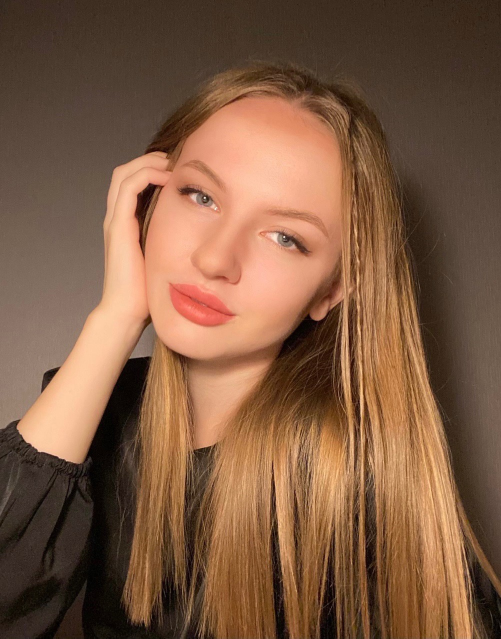
#> input picture src/photos/katya.jpg, 1002 x 1277 px (shown at 1/2 size)
$ python ContourDetection.py
#> lines starting #> are read from the running program, lines starting #| are printed output that depends on the picture; after the words box and inside, x2 and y2 are one past the last pixel; in counts of white or black regions, pixels touching at a corner belong together
import cv2
import numpy as np


img = np.zeros((200, 200), dtype=np.uint8)
img[50:150, 50:150] = 255

ret, thresh = cv2.threshold(img, 127, 255, 0)
contours, hierarchy = cv2.findContours(thresh, cv2.RETR_TREE,
                                       cv2.CHAIN_APPROX_SIMPLE)
cont = list(contours)
print(type(cont))
color = cv2.cvtColor(img, cv2.COLOR_GRAY2BGR)
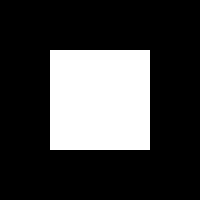
#> color: shape (200, 200, 3); 25% white; 1 white region, box (x1, y1, x2, y2) and area: (50, 50, 150, 150) 10000
img = cv2.drawContours(color, contours, -1, (0,255,0), 2)
cv2.imshow('Cont', color)
cv2.waitKey()
#cv2.destroyAllWindows()

img = cv2.pyrDown(cv2.imread("photos/katya.jpg", cv2.IMREAD_UNCHANGED))
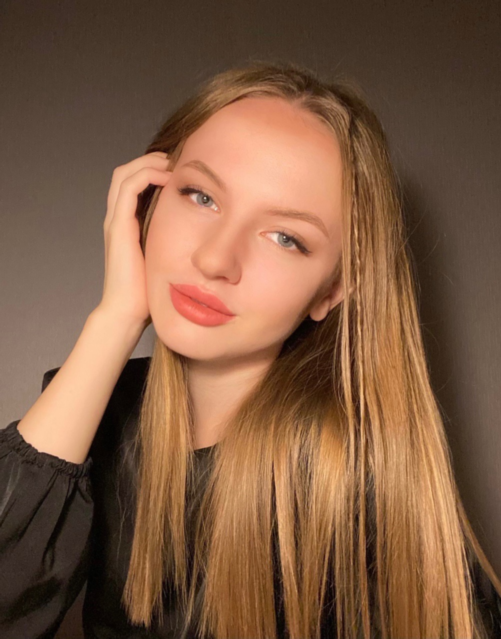
#> img: shape (639, 501, 3); mean B, G, R 66.5, 90.9, 126.9

ret, thresh = cv2.threshold(cv2.cvtColor(img, cv2.COLOR_BGR2GRAY), 127,
                            255, cv2.THRESH_BINARY)
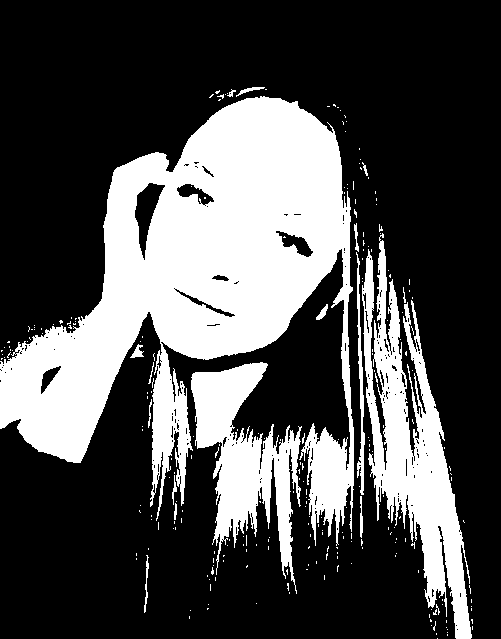
#> thresh: shape (639, 501); 30.2% white; 254 white regions (237 under 20 px)
contours, hier = cv2.findContours(thresh, cv2.RETR_EXTERNAL, cv2.CHAIN_APPROX_SIMPLE)
#> contours = 251 contours, 240 with area under 20; largest, box (x1, y1, x2, y2) and area: (0, 96, 354, 546) 68126, (362, 233, 472, 639) 14994, (191, 362, 302, 594) 9914, (356, 252, 365, 495) 504, (130, 344, 144, 358) 70

img_cont = cv2.drawContours(img, contours, -1, (132, 112, 0), 3)
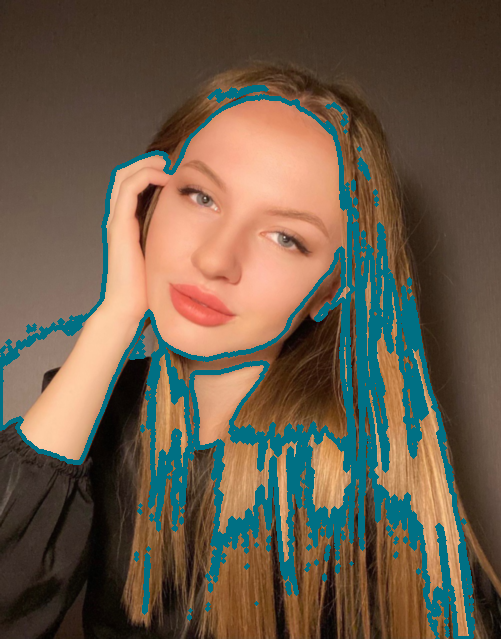
#> img_cont: shape (639, 501, 3); mean B, G, R 73.4, 90.4, 105.8
cv2.imshow("contours1", img_cont)

black = np.zeros_like(img)

for cnt in contours:
    epsilon = 0.01 * cv2.arcLength(cnt, True)
    approx = cv2.approxPolyDP(cnt, epsilon, True)
    hull = cv2.convexHull(cnt)
    cv2.drawContours(black, [cnt], -1, (0, 255, 0), 2)
    cv2.drawContours(black, [approx], -1, (255, 255, 0), 2)
    cv2.drawContours(black, [hull], -1, (0, 0, 255), 2)
    # find bounding box coordinates
    x, y, w, h = cv2.boundingRect(cnt)
    cv2.rectangle(img, (x,y), (x+w, y+h), (0,255,0), 2)
    cv2.imshow("box", img)


    # find minimum area
    rect = cv2.minAreaRect(cnt)
    print(rect, '---rect')
    # calculate coordinates of the minimum area rectangle
    box = cv2.boxPoints(rect)
    print(box, '---box')
    # normalize coordinates to integers
    box = np.int0(box)
    print(box)
    # draw contours
    cv2.drawContours(img, [box], 0, (0,0,255), 3)
    cv2.imshow("box2", img)

    # calculate center and radius of minimum enclosing circle
    (x, y), radius = cv2.minEnclosingCircle(cnt)
    # cast to integers
    center = (int(x), int(y))
    radius = int(radius)
    # draw the circle
    img = cv2.circle(img, center, radius, (0, 255, 0), 2)
    cv2.imshow("Circle", img)
#> this loop made 251 passes
#> (epsilon, w, h, rect, box, radius) on passes 1, 4, 5: (0, 1, 1, ((437, 638), (0, 0), -90), [[437, 638], [437, 638], [437, 638], [437, 638]], 0), (0, 1, 1, ((447, 632), (0, 0), -90), [[447, 632], [447, 632], [447, 632], [447, 632]], 0), (0, 1, 1, ((447, 629), (0, 0), -90), [[447, 629], [447, 629], [447, 629], [447, 629]], 0)
#> (printed output is left out)
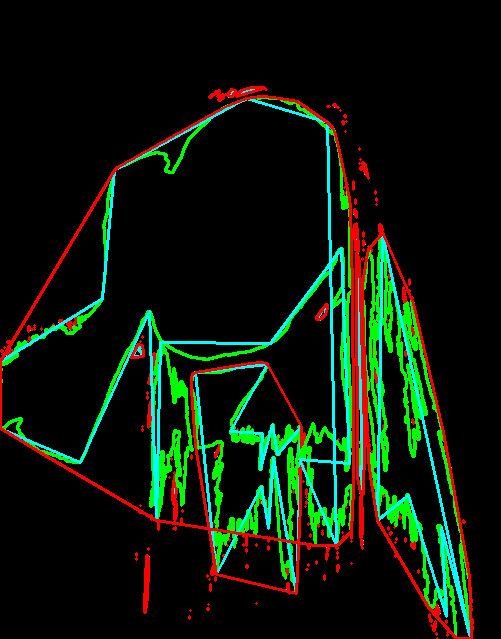
#> black: shape (639, 501, 3); mean B, G, R 9.3, 23.6, 10.7
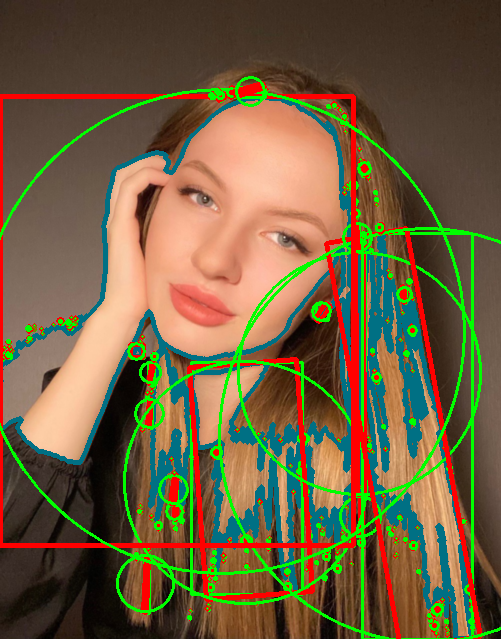
#> img: shape (639, 501, 3); mean B, G, R 63.9, 95.7, 112.1

cv2.imshow("hull", black)

cv2.drawContours(img, contours, -1, (255,0,0), 1)
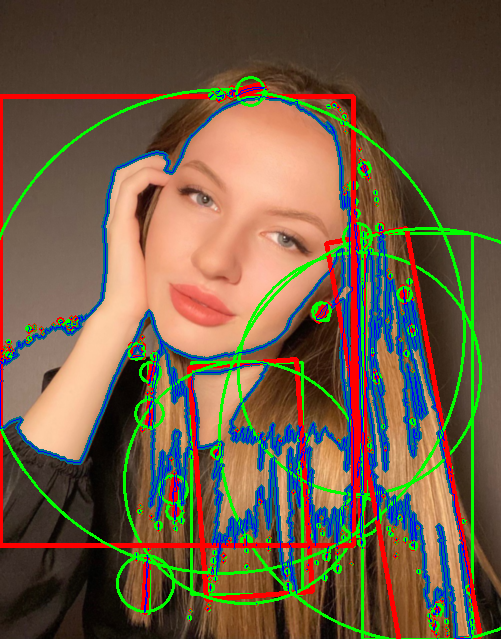
#> img: shape (639, 501, 3); 3.06% of pixels changed, all inside (x1, y1, x2, y2) = (0, 87, 473, 639)
cv2.imshow("contours", img)

cv2.waitKey()
cv2.destroyAllWindows()

$ run again, with src/photos/boys.jpg copied over src/photos/katya.jpg
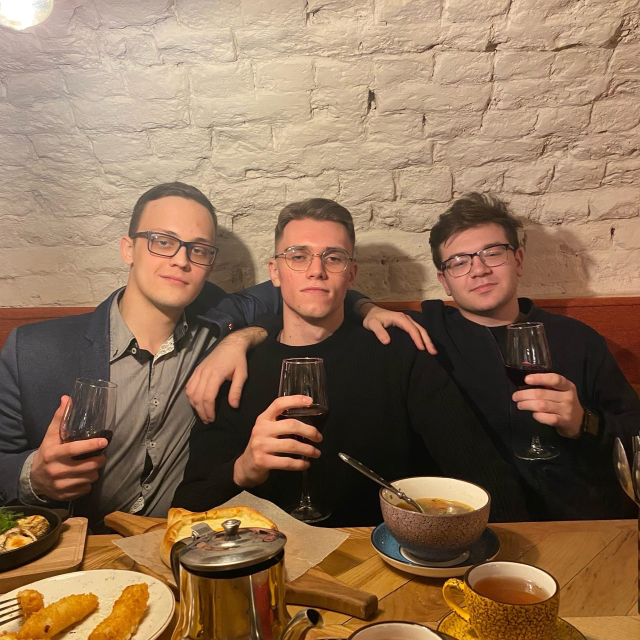
#> input picture src/photos/boys.jpg, 1280 x 1280 px (shown at 1/2 size)
#> color: shape (200, 200, 3); 25% white; 1 white region, box (x1, y1, x2, y2) and area: (50, 50, 150, 150) 10000
#> `ret, thresh = cv2.threshold(cv2.cvtColor(img, cv2.COLOR_BGR2GRAY), 127..`:
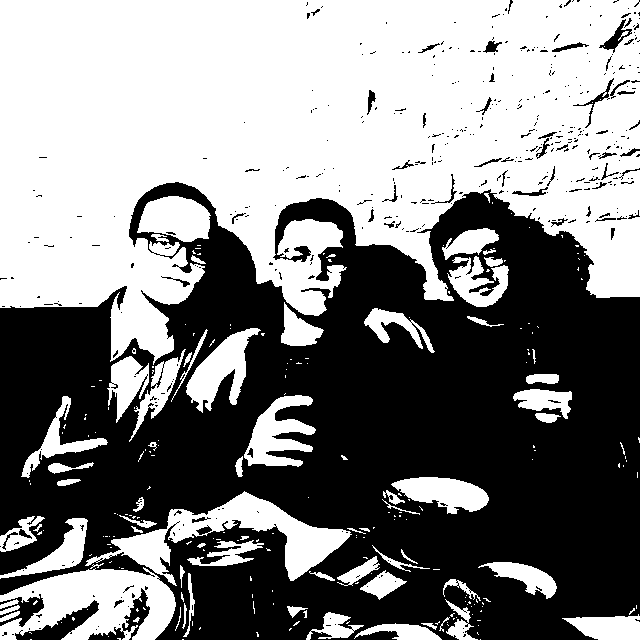
#> thresh: shape (640, 640); 51.5% white; 431 black regions (376 under 20 px)
#> contours = 238 contours, 184 with area under 20; largest, box (x1, y1, x2, y2) and area: (0, 0, 640, 365) 164964, (0, 567, 176, 640) 7533, (85, 491, 352, 586) 6878, (186, 328, 261, 413) 2560, (244, 395, 316, 467) 2476
#> the loop `for cnt in contours:` made 238 passes
#> (epsilon, w, h, rect, box, radius) on passes 1 to 3: (0, 1, 1, ((480, 639), (0, 0), -90), [[480, 639], [480, 639], [480, 639], [480, 639]], 0), (0.02, 2, 1, ((182.5, 639), (0, 1), -90), [[183, 639], [182, 639], [182, 639], [183, 639]], 0), (0.02, 2, 1, ((30.5, 639), (0, 1), -90), [[31, 639], [30, 639], [30, 639], [31, 639]], 0)
#> (printed output is left out)
#> `cv2.drawContours(img, contours, -1, (255,0,0), 1)`:
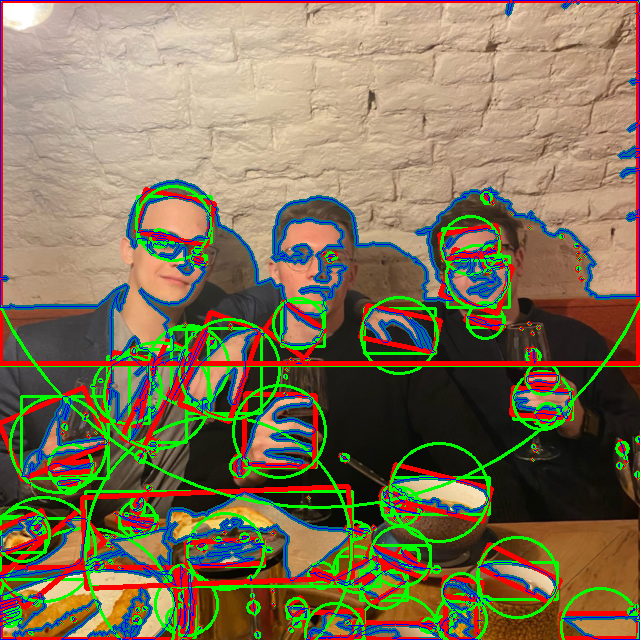
#> img: shape (640, 640, 3); mean B, G, R 85.9, 114.9, 127.9
